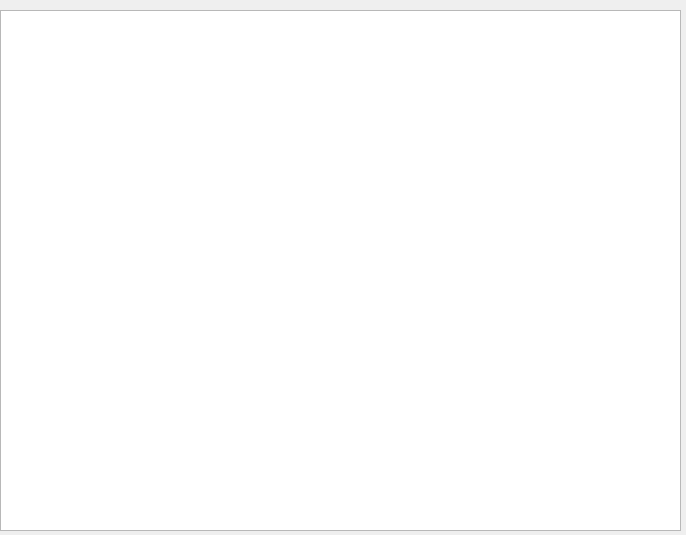
<?xml version="1.0" encoding="UTF-8"?>
<ui version="4.0">
 <class>Form</class>
 <widget class="QWidget" name="Form">
  <property name="geometry">
   <rect>
    <x>0</x>
    <y>0</y>
    <width>686</width>
    <height>535</height>
   </rect>
  </property>
  <property name="windowTitle">
   <string>Form</string>
  </property>
  <widget class="QTableWidget" name="tableWidget">
   <property name="geometry">
    <rect>
     <x>0</x>
     <y>10</y>
     <width>681</width>
     <height>521</height>
    </rect>
   </property>
  </widget>
 </widget>
 <resources/>
 <connections/>
</ui>
